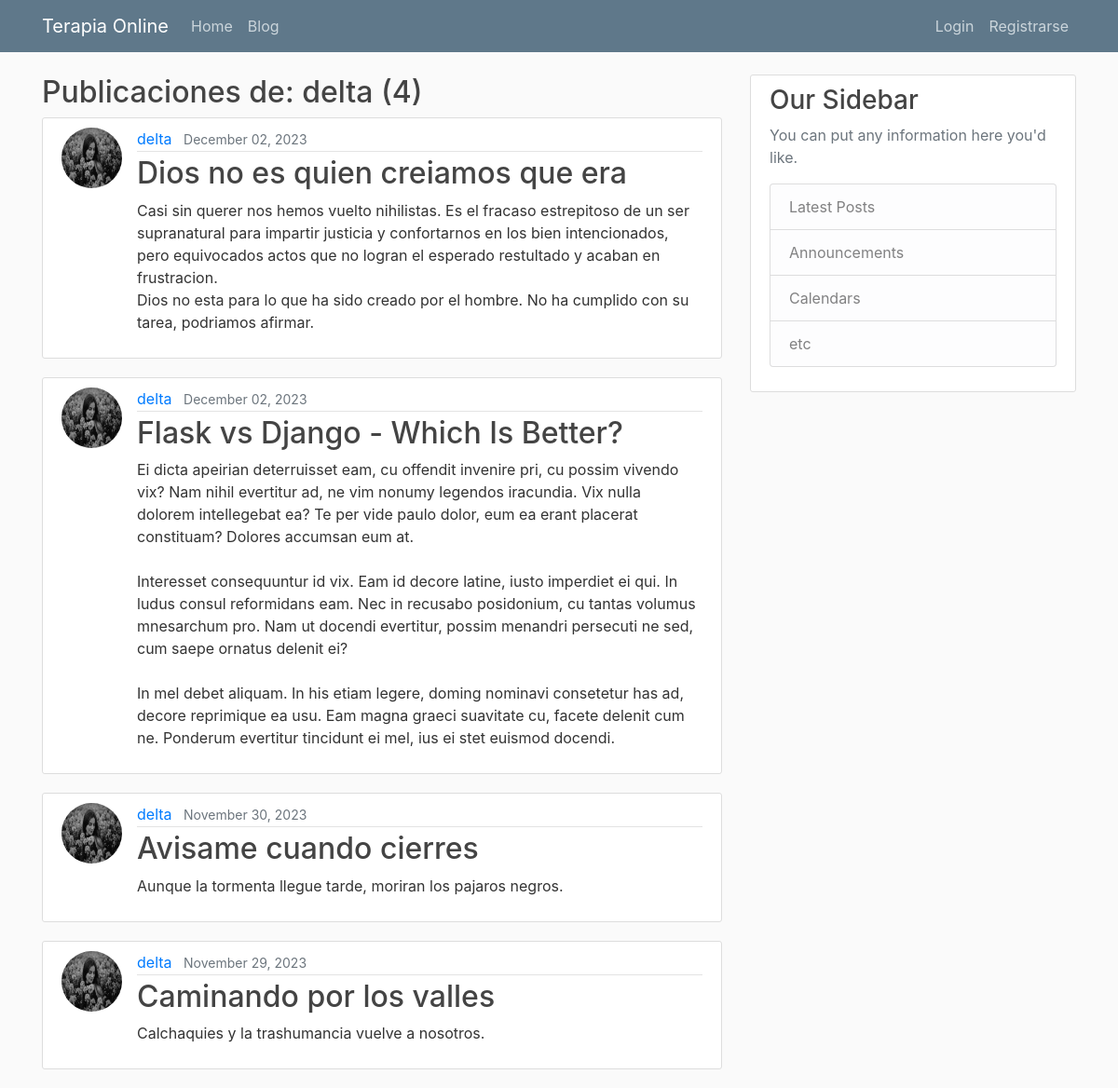
The page /blog/post/delta on the database its author committed.
### blog/models.py (models this page shows, shortened)
class Post(models.Model):
    title = models.CharField(max_length=100)
    content = models.TextField()
    date_posted = models.DateTimeField(default=timezone.now)
    author = models.ForeignKey(User, on_delete=models.CASCADE)
    def get_absolute_url(self):
        return reverse('blog:post-detalle', kwargs={"pk": self.pk})
    """
    In Django, the get_absolute_url method is used to get the canonical URL for an object. It tells Django how to calculate the URL for an object. In your Post model, the get_absolute_url method is using the reverse function to return the URL for the detail view of the post.

    The reverse function in Django is used to generate URLs by reversing the URL patterns defined in your urls.py. It takes a URL pattern name as its first argument and any arguments for the URL pattern as keyword arguments. In your case, reverse('post-detail', kwargs={'pk': self.pk}) is generating a URL for the post-detail view, passing the posts primary key (self.pk) as an argument.

    On the other hand, redirect is a function that returns an HttpResponseRedirect to the appropriate URL for the arguments passed. It can take a model, view name, or URL as its argument, and it will use get_absolute_url if a model is passed.

    So, the main difference between redirect and reverse is that redirect actually sends a redirect response to the user, while reverse simply calculates a URL. You would use reverse when you want to calculate a URL to use elsewhere in your code, and redirect when you want to send the user to a different page in response to an action (like creating a new post).
    """

### users/models.py (models this page shows, shortened)
class Profile(models.Model):
    user = models.OneToOneField(User, on_delete=models.CASCADE) #Delete profile when user is deleted.
    image = models.ImageField(default='default.jpg', upload_to='profile_pics')

### blog/views.py (the view)
# urls.py: path('post/<str:username>', UserPostListView.as_view(), name='user-posts'),
class UserPostListView(ListView):
    model = Post
    paginate_by = 5
    template_name = 'blog/user_posts.html'
    def get_queryset(self):
        user = get_object_or_404(User, username=self.kwargs.get('username'))
        return Post.objects.filter(author=user).order_by('-date_posted')
    """
    The `form_valid` method is a part of Django's class-based views, specifically the `FormView` class, which `CreateView` inherits from²³.

    In your `PostCreateView` class, you're overriding the `form_valid` method. This method is called when valid form data has been POSTed¹. It's used to define what happens if the form is valid²³.

    In the case of `CreateView`, the parent's `form_valid` method might do some processing (it will call `form.save()` for example)²³. So, when you call `super().form_valid(form)`, you're ensuring that this processing still occurs²³.

    In your specific implementation, you're setting the `author` of the `Post` instance to be the currently logged-in user before calling the parent's `form_valid` method⁴. This means that when a post is created, it's automatically associated with the currently logged-in user.


    The `PostUpdateView` class you've provided is a Django class-based view that inherits from `LoginRequiredMixin`, `UserPassesTestMixin`, and `UpdateView`. It's used to update an instance of the `Post` model. The class has two methods: `form_valid` and `test_func`.

    1. `form_valid(self, form)`: This method is called when the user submits a valid form. The `form` parameter is the form with data. The method sets the `author` of the `Post` instance to the current logged-in user. It then calls the parent class's `form_valid` method, which saves the form's data to the database.

    2. `test_func(self)`: This method is part of the `UserPassesTestMixin`. It's called to check if the current user passes a certain test condition. In this case, the test is whether the current user is the author of the post. If the user is the author, the method returns `True`; otherwise, it returns `False`. If the test fails (i.e., the method returns `False`), Django will redirect the user to a specified page.
    """
    """
    user = get_object_or_404(User, username=self.kwargs.get('username')): This line is getting the User object that matches the username passed in the URL. If no such user exists, it raises a 404 error.

    So, if you were to navigate to a URL like http://yourwebsite.com/user/johndoe, Django would call the UserPostListView view with username='johndoe'. The get_object_or_404(User, username=self.kwargs.get('username')) line in the view would then attempt to fetch a User object with username='johndoe'. If no such user exists, it would raise a 404 error. If the user does exist, it would return the User object, and the view would proceed to fetch and display all posts authored by that user.
    """
    """ The ordering attribute in Django’s class-based views specifies the default ordering for the entire queryset. However, in this case, the ordering is not uniform for all objects in the queryset. The ordering depends on the specific user, which is determined dynamically based on the username parameter in the URL.

    The get_queryset method allows for more complex queries and dynamic ordering. In this case, it’s used to filter the posts by author and then order them by date_posted. This wouldn’t be possible with a static ordering attribute because the author is not known until the view is called with a specific username. """

### blog/templates/blog/user_posts.html (shortened to what this page needs)
{% extends "main/base.html" %}
{% block contenido %}
<h2>Publicaciones de: {{ view.kwargs.username }} ({{ page_obj.paginator.count }})</h2>
    {% for object in object_list %}
        <article class="media content-section">
            <img class="rounded-circle article-img" src="{{ object.author.profile.image.url }}">
            <div class="media-body">
                {% include "blog/article_metadata.html" %}
                <h2><a class="article-title" href="{% url 'blog:post-detalle' object.id %}">{{ object.title }}</a></h2>
                <p class="article-content">{{ object.content }}</p>
            </div>
        </article>
    {% endfor %}
{% endblock contenido %}

### blog/templates/blog/article_metadata.html (shortened to what this page needs)
    <div class="article-metadata">
        <a class="mr-2" href="{% url 'blog:user-posts' object.author.username %}">{{ object.author }}</a>
        <small class="text-muted">{{ object.date_posted|date:"F d, Y" }}</small>
    </div>

### main/static/main/main.css (style rules this page uses)
body { background: #fafafa; color: #333333; margin-top: 5rem; }
h1, h2, h3, h4, h5, h6 { color: #444444; }
.content-section { background: #ffffff; padding: 10px 20px; border: 1px solid #dddddd; border-radius: 3px; margin-bottom: 20px; }
.article-title { color: #444444; }
.article-content { white-space: pre-line; }
.article-img { height: 65px; width: 65px; margin-right: 16px; }
.article-metadata { padding-bottom: 1px; margin-bottom: 4px; border-bottom: 1px solid #e3e3e3 }

### rows shown on the page
Post: author.profile.image (picture), author "delta", date_posted "December 02, 2023", title "Dios no es quien creiamos que era", content "Casi sin querer nos hemos vuelto nihilistas. Es el fracaso estrepitoso de un ser supranatural para impartir justicia y confortarnos en los bien intencionados, pero equivocados actos que no logran el esperado restultado y acaban en frustracion. Dios no esta para lo que ha sido creado por el hombre. No ha cumplido con su tarea, podriamos afirmar."
Post: author.profile.image (picture), author "delta", date_posted "December 02, 2023", title "Flask vs Django - Which Is Better?", content "Ei dicta apeirian deterruisset eam, cu offendit invenire pri, cu possim vivendo vix? Nam nihil evertitur ad, ne vim nonumy legendos iracundia. Vix nulla dolorem intellegebat ea? Te per vide paulo dolor, eum ea erant placerat constituam? Dolores accumsan eum at. Interesset consequuntur id vix. Eam id decore latine, iusto imperdiet ei qui. In ludus consul reformidans eam. Nec in recusabo posidonium, cu tantas volumus mnesarchum pro. Nam ut docendi evertitur, possim menandri persecuti ne sed, cum saepe ornatus delenit ei? In mel debet aliquam. In his etiam legere, doming nominavi consetetur has ad, decore reprimique ea usu. Eam magna graeci suavitate cu, facete delenit cum ne. Ponderum…"
Post: author.profile.image (picture), author "delta", date_posted "November 30, 2023", title "Avisame cuando cierres", content "Aunque la tormenta llegue tarde, moriran los pajaros negros."
Post: author.profile.image (picture), author "delta", date_posted "November 29, 2023", title "Caminando por los valles", content "Calchaquies y la trashumancia vuelve a nosotros."

### other values the page prints
{{ view.kwargs.username }} "delta"
{{ page_obj.paginator.count }} "4"
